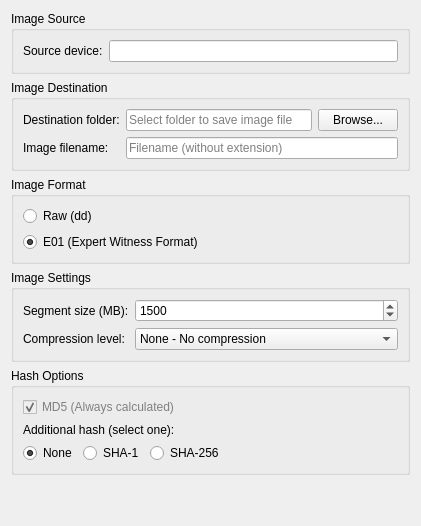
         <widget class="QWidget" name="page_image_config">
          <layout class="QVBoxLayout" name="verticalLayout_image_config">
           <item>
            <widget class="QGroupBox" name="groupBox_image_source">
             <property name="title">
              <string>Image Source</string>
             </property>
             <layout class="QGridLayout" name="gridLayout_image_source">
              <item row="0" column="0">
               <widget class="QLabel" name="label_image_source">
                <property name="text">
                 <string>Source device:</string>
                </property>
               </widget>
              </item>
              <item row="0" column="1">
               <widget class="QLineEdit" name="lineEdit_image_source">
                <property name="readOnly">
                 <bool>true</bool>
                </property>
               </widget>
              </item>
             </layout>
            </widget>
           </item>
           <item>
            <widget class="QGroupBox" name="groupBox_image_destination">
             <property name="title">
              <string>Image Destination</string>
             </property>
             <layout class="QVBoxLayout" name="verticalLayout_image_destination">
              <item>
               <layout class="QGridLayout" name="gridLayout_image_destination">
                <item row="0" column="0">
                 <widget class="QLabel" name="label_destination_folder">
                  <property name="text">
                   <string>Destination folder:</string>
                  </property>
                 </widget>
                </item>
                <item row="0" column="1">
                 <widget class="QLineEdit" name="lineEdit_destination_folder">
                  <property name="placeholderText">
                   <string>Select folder to save image file</string>
                  </property>
                 </widget>
                </item>
                <item row="0" column="2">
                 <widget class="QPushButton" name="pushButton_browse_folder">
                  <property name="text">
                   <string>Browse...</string>
                  </property>
                 </widget>
                </item>
                <item row="1" column="0">
                 <widget class="QLabel" name="label_image_filename">
                  <property name="text">
                   <string>Image filename:</string>
                  </property>
                 </widget>
                </item>
                <item row="1" column="1" colspan="2">
                 <widget class="QLineEdit" name="lineEdit_image_filename">
                  <property name="placeholderText">
                   <string>Filename (without extension)</string>
                  </property>
                 </widget>
                </item>
               </layout>
              </item>
             </layout>
            </widget>
           </item>
           <item>
            <widget class="QGroupBox" name="groupBox_image_format">
             <property name="title">
              <string>Image Format</string>
             </property>
             <layout class="QVBoxLayout" name="verticalLayout_image_format">
              <item>
               <layout class="QGridLayout" name="gridLayout_image_format">
                <item row="0" column="0">
                 <widget class="QRadioButton" name="radioButton_raw">
                  <property name="text">
                   <string>Raw (dd)</string>
                  </property>
                 </widget>
                </item>
                <item row="1" column="0">
                 <widget class="QRadioButton" name="radioButton_e01">
                  <property name="text">
                   <string>E01 (Expert Witness Format)</string>
                  </property>
                  <property name="checked">
                   <bool>true</bool>
                  </property>
                 </widget>
                </item>
               </layout>
              </item>
             </layout>
            </widget>
           </item>
           <item>
            <widget class="QGroupBox" name="groupBox_image_settings">
             <property name="title">
              <string>Image Settings</string>
             </property>
             <layout class="QVBoxLayout" name="verticalLayout_image_settings">
              <item>
               <layout class="QGridLayout" name="gridLayout_image_settings">
                <item row="0" column="0">
                 <widget class="QLabel" name="label_fragment_size">
                  <property name="text">
                   <string>Segment size (MB):</string>
                  </property>
                 </widget>
                </item>
                <item row="0" column="1">
                 <widget class="QSpinBox" name="spinBox_fragment_size">
                  <property name="toolTip">
                   <string>Only applies to E01. Minimum 1 MB</string>
                  </property>
                  <property name="specialValueText">
                   <string>No segmentation</string>
                  </property>
                  <property name="minimum">
                   <number>0</number>
                  </property>
                  <property name="maximum">
                   <number>102400</number>
                  </property>
                  <property name="value">
                   <number>1500</number>
                  </property>
                 </widget>
                </item>
                <item row="1" column="0">
                 <widget class="QLabel" name="label_compression">
                  <property name="text">
                   <string>Compression level:</string>
                  </property>
                 </widget>
                </item>
                <item row="1" column="1">
                 <widget class="QComboBox" name="comboBox_compression">
                  <property name="toolTip">
                   <string>Only applies to E01</string>
                  </property>
                  <item>
                   <property name="text">
                    <string>None - No compression</string>
                   </property>
                  </item>
                  <item>
                   <property name="text">
                    <string>Empty Block - Compress empty blocks only</string>
                   </property>
                  </item>
                  <item>
                   <property name="text">
                    <string>Fast - Fast compression</string>
                   </property>
                  </item>
                  <item>
                   <property name="text">
                    <string>Best - Maximum compression</string>
                   </property>
                  </item>
                 </widget>
                </item>
               </layout>
              </item>
             </layout>
            </widget>
           </item>
           <item>
            <widget class="QGroupBox" name="groupBox_hashing">
             <property name="title">
              <string>Hash Options</string>
             </property>
             <layout class="QVBoxLayout" name="verticalLayout_hashing">
              <item>
               <widget class="QCheckBox" name="checkBox_md5">
                <property name="enabled">
                 <bool>false</bool>
                </property>
                <property name="toolTip">
                 <string>MD5 is always calculated automatically, cannot be disabled</string>
                </property>
                <property name="styleSheet">
                 <string notr="true">color: gray;</string>
                </property>
                <property name="text">
                 <string>MD5 (Always calculated)</string>
                </property>
                <property name="checked">
                 <bool>true</bool>
                </property>
               </widget>
              </item>
              <item>
               <widget class="QLabel" name="label_additional_hash">
                <property name="text">
                 <string>Additional hash (select one):</string>
                </property>
               </widget>
              </item>
              <item>
               <layout class="QHBoxLayout" name="horizontalLayout_additional_hash">
                <item>
                 <widget class="QRadioButton" name="radioButton_no_hash">
                  <property name="text">
                   <string>None</string>
                  </property>
                  <property name="checked">
                   <bool>true</bool>
                  </property>
                 </widget>
                </item>
                <item>
                 <widget class="QRadioButton" name="radioButton_sha1">
                  <property name="text">
                   <string>SHA-1</string>
                  </property>
                 </widget>
                </item>
                <item>
                 <widget class="QRadioButton" name="radioButton_sha256">
                  <property name="text">
                   <string>SHA-256</string>
                  </property>
                 </widget>
                </item>
                <item>
                 <spacer name="horizontalSpacer_hash">
                  <property name="orientation">
                   <enum>Qt::Horizontal</enum>
                  </property>
                  <property name="sizeHint" stdset="0">
                   <size>
                    <width>40</width>
                    <height>20</height>
                   </size>
                  </property>
                 </spacer>
                </item>
               </layout>
              </item>
             </layout>
            </widget>
           </item>
           <item>
            <spacer name="verticalSpacer_step3">
             <property name="orientation">
              <enum>Qt::Vertical</enum>
             </property>
             <property name="sizeHint" stdset="0">
              <size>
               <width>20</width>
               <height>40</height>
              </size>
             </property>
            </spacer>
           </item>
          </layout>
         </widget>
